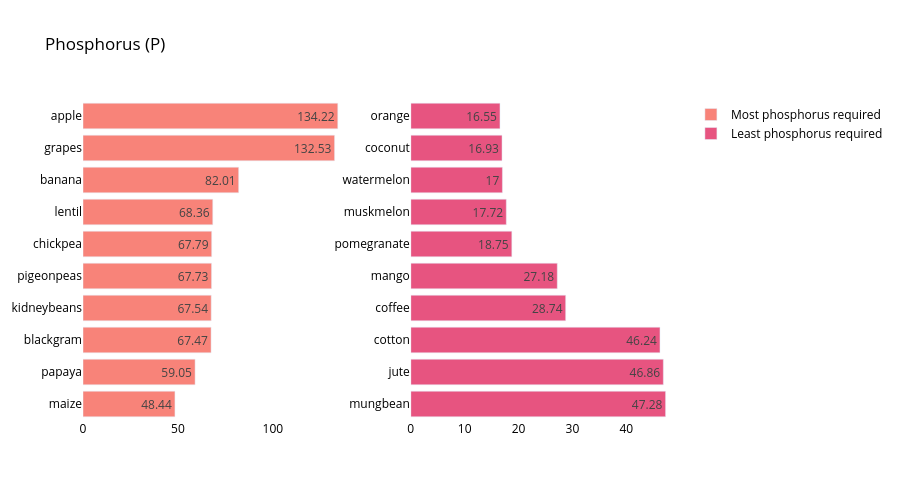

Notebook code cell kept with this figure:
### Markdown cell above
<h3 style='color:red'>Phosphorus Analysis</h3>

### Code cell
crop_summary_P = crop_summary.sort_values(by='P', ascending=False)
  
fig = make_subplots(rows=1, cols=2)

top = {
    'y' : crop_summary_P['P'][0:10].sort_values().index,
    'x' : crop_summary_P['P'][0:10].sort_values()
}

last = {
    'y' : crop_summary_P['P'][-10:].index,
    'x' : crop_summary_P['P'][-10:]
}

fig.add_trace(
    go.Bar(top,
           name="Most phosphorus required",
           marker_color=random.choice(colorarr),
           orientation='h',
          text=top['x']),
    
    row=1, col=1
)

fig.add_trace(
    go.Bar(last,
           name="Least phosphorus required",
           marker_color=random.choice(colorarr),
           orientation='h',
          text=last['x']),
    row=1, col=2
)
fig.update_traces(texttemplate='%{text}', textposition='inside')
fig.update_layout(title_text="Phosphorus (P)",
                  plot_bgcolor='white',
                  font_size=12, 
                  font_color='black',
                 height=500)

fig.update_xaxes(showgrid=False)
fig.update_yaxes(showgrid=False)
fig.show()

### Figure 1 — Plotly figure (JSON) as saved in the notebook; plotly's stock layout.template omitted (floating-point values rounded to 4 significant figures)
{"data": [{"marker": {"color": "#F88379"}, "name": "Most phosphorus required", "orientation": "h", "text": [48.44, 59.05, 67.47, 67.54, 67.73, 67.79, 68.36, 82.01, 132.5, 134.2], "textposition": "inside", "texttemplate": "%{text}", "type": "bar", "x": [48.44, 59.05, 67.47, 67.54, 67.73, 67.79, 68.36, 82.01, 132.5, 134.2], "xaxis": "x", "y": ["maize", "papaya", "blackgram", "kidneybeans", "pigeonpeas", "chickpea", "lentil", "banana", "grapes", "apple"], "yaxis": "y"}, {"marker": {"color": "#E75480"}, "name": "Least phosphorus required", "orientation": "h", "text": [47.28, 46.86, 46.24, 28.74, 27.18, 18.75, 17.72, 17.0, 16.93, 16.55], "textposition": "inside", "texttemplate": "%{text}", "type": "bar", "x": [47.28, 46.86, 46.24, 28.74, 27.18, 18.75, 17.72, 17.0, 16.93, 16.55], "xaxis": "x2", "y": ["mungbean", "jute", "cotton", "coffee", "mango", "pomegranate", "muskmelon", "watermelon", "coconut", "orange"], "yaxis": "y2"}], "layout": {"font": {"color": "black", "size": 12}, "height": 500, "plot_bgcolor": "white", "title": {"text": "Phosphorus (P)"}, "xaxis": {"anchor": "y", "domain": [0, 0.45], "showgrid": false}, "xaxis2": {"anchor": "y2", "domain": [0.55, 1], "showgrid": false}, "yaxis": {"anchor": "x", "domain": [0, 1], "showgrid": false}, "yaxis2": {"anchor": "x2", "domain": [0, 1], "showgrid": false}}}
